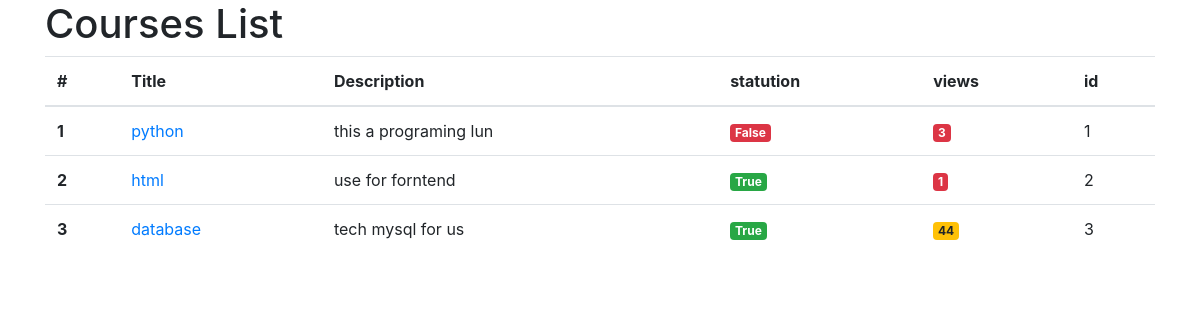
Page /course/list on the earlier database version.
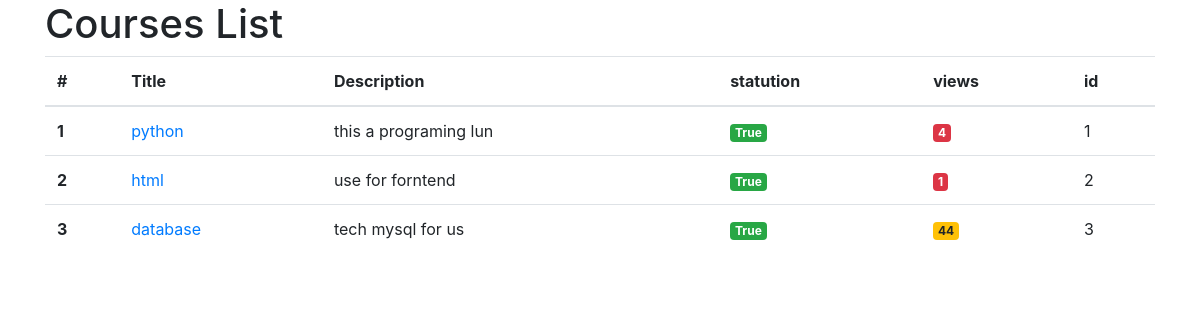
Same page on the later database version.
### courses_app/models.py (models this page shows, shortened)
class Course(models.Model):
    title = models.CharField(max_length=50)
    description = models.TextField()
    statution = models.BooleanField(default=True)
    views = models.IntegerField()

### courses_app/views.py (the view)
# urls.py: path('list' , views.courses_list),
def courses_list(request):
    courses = Course.objects.all()
    return render(request , "courses_app/courses_list.html", context={'courses' : courses})

### courses_app/templates/courses_app/courses_list.html (shortened to what this page needs)
<!DOCTYPE html>
<html lang="en">
<head>
  <link rel="stylesheet" href="https://cdn.jsdelivr.net/npm/bootstrap@4.6.2/dist/css/bootstrap.min.css">
</head>
<body>
  <div class="container">
      <h1>Courses List</h1>
      <table class="table">
        <thead>
          <tr>
            <th scope="col">#</th>
            <th scope="col">Title</th>
            <th scope="col">Description</th>
            <th scope="col">statution</th>
            <th scope="col">views</th>
            <th scope="col">id</th>
          </tr>
        </thead>
        <tbody>
          {% for course in courses %}
          <tr>
           <th scope="row">{{forloop.counter}}</th>
           <td><a href="/course/detail/{{course.id}}">{{course.title}}</a></td>
           <td>{{course.description}}</td>
           <td>
              {% if course.statution == True %}
              <span class="badge badge-success"> {{ course.statution}}</span>
              {% elif course.statution == False %}
              <span class="badge badge-danger">{{course.statution}}</span>
              {% endif %}
           </td>
           <td>
            {% if course.views >= 100 %}
            <span class="badge badge-success"> {{ course.views}}</span>
            {% elif course.views >= 25 %}
             <span class="badge badge-warning"> {{ course.views}}</span>
            {% else  %}
                <span class="badge badge-danger"> {{ course.views}}</span>
            {% endif %}
           </td>
           <td>{{course.id}}</td>
          </tr>
          {% endfor %}
        </tbody>
      </table>
  </div>
</body>
</html>

Differences in the rows shown:
changed Course "python": views "3" → "4"; statution "False" → "True"
